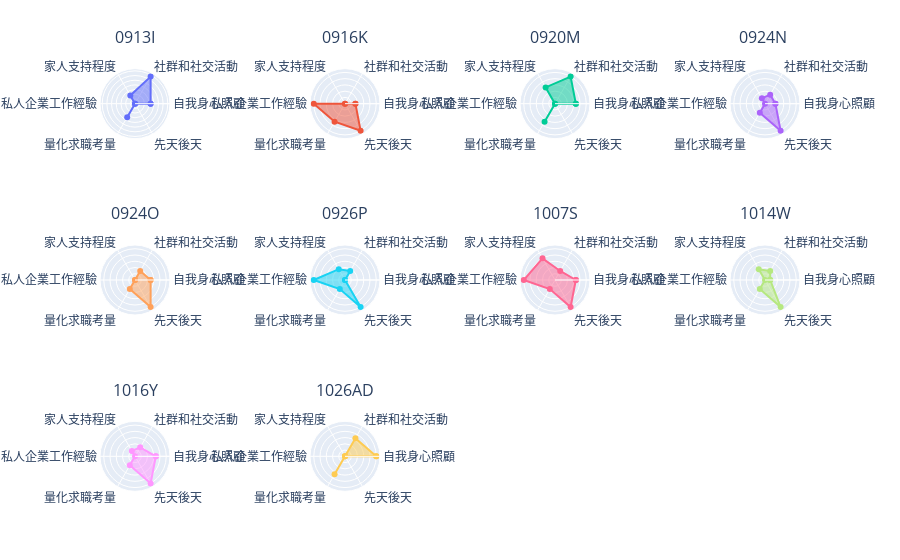

Notebook code for this chart:
### Code cell
generate_radar_charts(nonta_df, radar_features, charts_per_row = 4)

### Figure 1 — Plotly figure (JSON) as saved in the notebook; plotly's stock layout.template omitted (floating-point values rounded to 4 significant figures)
{"data": [{"fill": "toself", "name": "0913I", "r": [0.3333, 0.6667, 0.2, 0, 0.3333, 0, 0.3333], "showlegend": false, "subplot": "polar", "theta": ["自我身心照顧", "社群和社交活動", "家人支持程度", "私人企業工作經驗", "量化求職考量", "先天後天", "自我身心照顧"], "type": "scatterpolar"}, {"fill": "toself", "name": "0916K", "r": [0.3333, 0, 0, 1, 0.6667, 1, 0.3333], "showlegend": false, "subplot": "polar2", "theta": ["自我身心照顧", "社群和社交活動", "家人支持程度", "私人企業工作經驗", "量化求職考量", "先天後天", "自我身心照顧"], "type": "scatterpolar"}, {"fill": "toself", "name": "0920M", "r": [0.6667, 1, 0.6, 0, 0.6667, 0, 0.6667], "showlegend": false, "subplot": "polar3", "theta": ["自我身心照顧", "社群和社交活動", "家人支持程度", "私人企業工作經驗", "量化求職考量", "先天後天", "自我身心照顧"], "type": "scatterpolar"}, {"fill": "toself", "name": "0924N ", "r": [0.3333, 0.3333, 0.2, 0, 0.3333, 1, 0.3333], "showlegend": false, "subplot": "polar4", "theta": ["自我身心照顧", "社群和社交活動", "家人支持程度", "私人企業工作經驗", "量化求職考量", "先天後天", "自我身心照顧"], "type": "scatterpolar"}, {"fill": "toself", "name": "0924O", "r": [0.5, 0.3333, 0, 0, 0.3333, 1, 0.5], "showlegend": false, "subplot": "polar5", "theta": ["自我身心照顧", "社群和社交活動", "家人支持程度", "私人企業工作經驗", "量化求職考量", "先天後天", "自我身心照顧"], "type": "scatterpolar"}, {"fill": "toself", "name": "0926P", "r": [0, 0.3333, 0.4, 1, 0.3333, 1, 0], "showlegend": false, "subplot": "polar6", "theta": ["自我身心照顧", "社群和社交活動", "家人支持程度", "私人企業工作經驗", "量化求職考量", "先天後天", "自我身心照顧"], "type": "scatterpolar"}, {"fill": "toself", "name": "1007S", "r": [0.6667, 0.3333, 0.8, 1, 0.3333, 1, 0.6667], "showlegend": false, "subplot": "polar7", "theta": ["自我身心照顧", "社群和社交活動", "家人支持程度", "私人企業工作經驗", "量化求職考量", "先天後天", "自我身心照顧"], "type": "scatterpolar"}, {"fill": "toself", "name": "1014W", "r": [0.1667, 0.3333, 0.4, 0, 0.3333, 1, 0.1667], "showlegend": false, "subplot": "polar8", "theta": ["自我身心照顧", "社群和社交活動", "家人支持程度", "私人企業工作經驗", "量化求職考量", "先天後天", "自我身心照顧"], "type": "scatterpolar"}, {"fill": "toself", "name": "1016Y", "r": [0.6667, 0.3333, 0.2, 0, 0.3333, 1, 0.6667], "showlegend": false, "subplot": "polar9", "theta": ["自我身心照顧", "社群和社交活動", "家人支持程度", "私人企業工作經驗", "量化求職考量", "先天後天", "自我身心照顧"], "type": "scatterpolar"}, {"fill": "toself", "name": "1026AD", "r": [0.5, 0.3333, 0, 0, 0.3333, 0, 0.5], "showlegend": false, "subplot": "polar10", "theta": ["自我身心照顧", "社群和社交活動", "家人支持程度", "私人企業工作經驗", "量化求職考量", "先天後天", "自我身心照顧"], "type": "scatterpolar"}], "layout": {"annotations": [{"font": {"size": 16}, "showarrow": false, "text": "0913I", "x": 0.05, "xanchor": "center", "xref": "paper", "y": 1.0, "yanchor": "bottom", "yref": "paper"}, {"font": {"size": 16}, "showarrow": false, "text": "0916K", "x": 0.35, "xanchor": "center", "xref": "paper", "y": 1.0, "yanchor": "bottom", "yref": "paper"}, {"font": {"size": 16}, "showarrow": false, "text": "0920M", "x": 0.65, "xanchor": "center", "xref": "paper", "y": 1.0, "yanchor": "bottom", "yref": "paper"}, {"font": {"size": 16}, "showarrow": false, "text": "0924N ", "x": 0.95, "xanchor": "center", "xref": "paper", "y": 1.0, "yanchor": "bottom", "yref": "paper"}, {"font": {"size": 16}, "showarrow": false, "text": "0924O", "x": 0.05, "xanchor": "center", "xref": "paper", "y": 0.6167, "yanchor": "bottom", "yref": "paper"}, {"font": {"size": 16}, "showarrow": false, "text": "0926P", "x": 0.35, "xanchor": "center", "xref": "paper", "y": 0.6167, "yanchor": "bottom", "yref": "paper"}, {"font": {"size": 16}, "showarrow": false, "text": "1007S", "x": 0.65, "xanchor": "center", "xref": "paper", "y": 0.6167, "yanchor": "bottom", "yref": "paper"}, {"font": {"size": 16}, "showarrow": false, "text": "1014W", "x": 0.95, "xanchor": "center", "xref": "paper", "y": 0.6167, "yanchor": "bottom", "yref": "paper"}, {"font": {"size": 16}, "showarrow": false, "text": "1016Y", "x": 0.05, "xanchor": "center", "xref": "paper", "y": 0.2333, "yanchor": "bottom", "yref": "paper"}, {"font": {"size": 16}, "showarrow": false, "text": "1026AD", "x": 0.35, "xanchor": "center", "xref": "paper", "y": 0.2333, "yanchor": "bottom", "yref": "paper"}], "autosize": true, "margin": {"b": 50, "l": 100, "r": 100, "t": 50}, "polar": {"angularaxis": {"type": "category"}, "domain": {"x": [0, 0.1], "y": [0.7667, 1.0]}, "radialaxis": {"autorange": true, "range": [0, 0.726], "showticklabels": false, "type": "linear"}}, "polar10": {"angularaxis": {"type": "category"}, "domain": {"x": [0.3, 0.4], "y": [0, 0.2333]}, "radialaxis": {"autorange": true, "range": [0, 0.5445], "showticklabels": false, "type": "linear"}}, "polar11": {"domain": {"x": [0.6, 0.7], "y": [0, 0.2333]}}, "polar12": {"domain": {"x": [0.9, 1], "y": [0, 0.2333]}}, "polar2": {"angularaxis": {"type": "category"}, "domain": {"x": [0.3, 0.4], "y": [0.7667, 1.0]}, "radialaxis": {"autorange": true, "range": [0, 1.089], "showticklabels": false, "type": "linear"}}, "polar3": {"angularaxis": {"type": "category"}, "domain": {"x": [0.6, 0.7], "y": [0.7667, 1.0]}, "radialaxis": {"autorange": true, "range": [0, 1.089], "showticklabels": false, "type": "linear"}}, "polar4": {"angularaxis": {"type": "category"}, "domain": {"x": [0.9, 1], "y": [0.7667, 1.0]}, "radialaxis": {"autorange": true, "range": [0, 1.089], "showticklabels": false, "type": "linear"}}, "polar5": {"angularaxis": {"type": "category"}, "domain": {"x": [0, 0.1], "y": [0.3833, 0.6167]}, "radialaxis": {"autorange": true, "range": [0, 1.089], "showticklabels": false, "type": "linear"}}, "polar6": {"angularaxis": {"type": "category"}, "domain": {"x": [0.3, 0.4], "y": [0.3833, 0.6167]}, "radialaxis": {"autorange": true, "range": [0, 1.089], "showticklabels": false, "type": "linear"}}, "polar7": {"angularaxis": {"type": "category"}, "domain": {"x": [0.6, 0.7], "y": [0.3833, 0.6167]}, "radialaxis": {"autorange": true, "range": [0, 1.089], "showticklabels": false, "type": "linear"}}, "polar8": {"angularaxis": {"type": "category"}, "domain": {"x": [0.9, 1], "y": [0.3833, 0.6167]}, "radialaxis": {"autorange": true, "range": [0, 1.089], "showticklabels": false, "type": "linear"}}, "polar9": {"angularaxis": {"type": "category"}, "domain": {"x": [0, 0.1], "y": [0, 0.2333]}, "radialaxis": {"autorange": true, "range": [0, 1.089], "showticklabels": false, "type": "linear"}}}}
